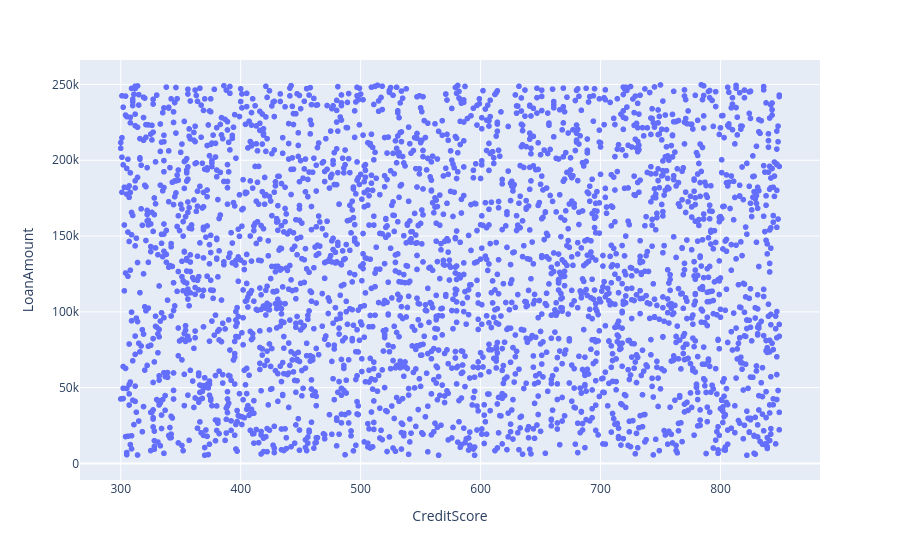

The notebook cell this image was saved under:
### Code cell
# scatter plot
px.scatter(df_sample, x='CreditScore', y='LoanAmount')

### Figure 1 — Plotly figure (JSON) as saved in the notebook; plotly's stock layout.template omitted (floating-point values rounded to 4 significant figures; data arrays with more than 128 entries replaced by an {"elided": "..."} marker saying what was removed)
{"data": [{"hovertemplate": "CreditScore=%{x}<br>LoanAmount=%{y}<extra></extra>", "legendgroup": "", "marker": {"color": "#636efa", "symbol": "circle"}, "mode": "markers", "name": "", "showlegend": false, "type": "scattergl", "x": {"elided": "3000 int values"}, "xaxis": "x", "y": {"elided": "3000 int values"}, "yaxis": "y"}], "layout": {"legend": {"tracegroupgap": 0}, "margin": {"t": 60}, "xaxis": {"anchor": "y", "domain": [0, 1], "title": {"text": "CreditScore"}}, "yaxis": {"anchor": "x", "domain": [0, 1], "title": {"text": "LoanAmount"}}}}
